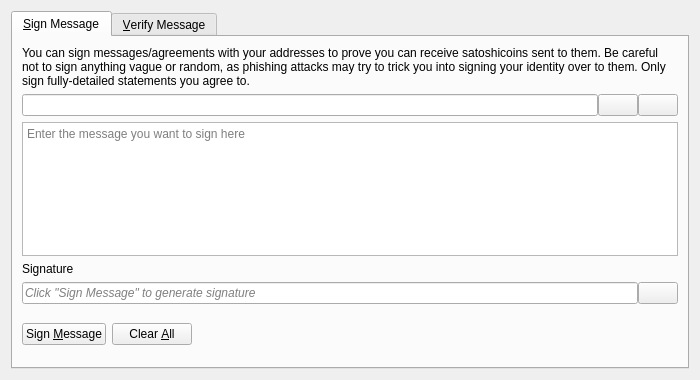
<?xml version="1.0" encoding="UTF-8"?>
<ui version="4.0">
 <class>SignVerifyMessageDialog</class>
 <widget class="QDialog" name="SignVerifyMessageDialog">
  <property name="geometry">
   <rect>
    <x>0</x>
    <y>0</y>
    <width>700</width>
    <height>380</height>
   </rect>
  </property>
  <property name="windowTitle">
   <string>Signatures - Sign / Verify a Message</string>
  </property>
  <property name="modal">
   <bool>true</bool>
  </property>
  <layout class="QVBoxLayout" name="verticalLayout">
   <item>
    <widget class="QTabWidget" name="tabWidget">
     <property name="currentIndex">
      <number>0</number>
     </property>
     <widget class="QWidget" name="tabSignMessage">
      <attribute name="title">
       <string>&amp;Sign Message</string>
      </attribute>
      <layout class="QVBoxLayout" name="verticalLayout_SM">
       <item>
        <widget class="QLabel" name="infoLabel_SM">
         <property name="text">
          <string>You can sign messages/agreements with your addresses to prove you can receive satoshicoins sent to them. Be careful not to sign anything vague or random, as phishing attacks may try to trick you into signing your identity over to them. Only sign fully-detailed statements you agree to.</string>
         </property>
         <property name="textFormat">
          <enum>Qt::PlainText</enum>
         </property>
         <property name="wordWrap">
          <bool>true</bool>
         </property>
        </widget>
       </item>
       <item>
        <layout class="QHBoxLayout" name="horizontalLayout_1_SM">
         <property name="spacing">
          <number>0</number>
         </property>
         <item>
          <widget class="QValidatedLineEdit" name="addressIn_SM">
           <property name="toolTip">
            <string>The Satoshi Coin address to sign the message with</string>
           </property>
          </widget>
         </item>
         <item>
          <widget class="QPushButton" name="addressBookButton_SM">
           <property name="toolTip">
            <string>Choose previously used address</string>
           </property>
           <property name="text">
            <string/>
           </property>
           <property name="icon">
            <iconset resource="../bitcoin.qrc">
             <normaloff>:/icons/address-book</normaloff>:/icons/address-book</iconset>
           </property>
           <property name="shortcut">
            <string>Alt+A</string>
           </property>
           <property name="autoDefault">
            <bool>false</bool>
           </property>
          </widget>
         </item>
         <item>
          <widget class="QPushButton" name="pasteButton_SM">
           <property name="toolTip">
            <string>Paste address from clipboard</string>
           </property>
           <property name="text">
            <string/>
           </property>
           <property name="icon">
            <iconset resource="../bitcoin.qrc">
             <normaloff>:/icons/editpaste</normaloff>:/icons/editpaste</iconset>
           </property>
           <property name="shortcut">
            <string>Alt+P</string>
           </property>
           <property name="autoDefault">
            <bool>false</bool>
           </property>
          </widget>
         </item>
        </layout>
       </item>
       <item>
        <widget class="QPlainTextEdit" name="messageIn_SM">
         <property name="toolTip">
          <string>Enter the message you want to sign here</string>
         </property>
         <property name="placeholderText">
          <string>Enter the message you want to sign here</string>
         </property>
        </widget>
       </item>
       <item>
        <widget class="QLabel" name="signatureLabel_SM">
         <property name="text">
          <string>Signature</string>
         </property>
         <property name="textFormat">
          <enum>Qt::PlainText</enum>
         </property>
        </widget>
       </item>
       <item>
        <layout class="QHBoxLayout" name="horizontalLayout_2_SM">
         <property name="spacing">
          <number>0</number>
         </property>
         <item>
          <widget class="QLineEdit" name="signatureOut_SM">
           <property name="placeholderText">
            <string>Click "Sign Message" to generate signature</string>
           </property>
           <property name="font">
            <font>
             <italic>true</italic>
            </font>
           </property>
           <property name="readOnly">
            <bool>true</bool>
           </property>
          </widget>
         </item>
         <item>
          <widget class="QPushButton" name="copySignatureButton_SM">
           <property name="toolTip">
            <string>Copy the current signature to the system clipboard</string>
           </property>
           <property name="text">
            <string/>
           </property>
           <property name="icon">
            <iconset resource="../bitcoin.qrc">
             <normaloff>:/icons/editcopy</normaloff>:/icons/editcopy</iconset>
           </property>
           <property name="autoDefault">
            <bool>false</bool>
           </property>
          </widget>
         </item>
        </layout>
       </item>
       <item>
        <layout class="QHBoxLayout" name="horizontalLayout_3_SM">
         <item>
          <widget class="QPushButton" name="signMessageButton_SM">
           <property name="toolTip">
            <string>Sign the message to prove you own this Satoshi Coin address</string>
           </property>
           <property name="text">
            <string>Sign &amp;Message</string>
           </property>
           <property name="icon">
            <iconset resource="../bitcoin.qrc">
             <normaloff>:/icons/edit</normaloff>:/icons/edit</iconset>
           </property>
           <property name="autoDefault">
            <bool>false</bool>
           </property>
          </widget>
         </item>
         <item>
          <widget class="QPushButton" name="clearButton_SM">
           <property name="toolTip">
            <string>Reset all sign message fields</string>
           </property>
           <property name="text">
            <string>Clear &amp;All</string>
           </property>
           <property name="icon">
            <iconset resource="../bitcoin.qrc">
             <normaloff>:/icons/remove</normaloff>:/icons/remove</iconset>
           </property>
           <property name="autoDefault">
            <bool>false</bool>
           </property>
          </widget>
         </item>
         <item>
          <spacer name="horizontalSpacer_1_SM">
           <property name="orientation">
            <enum>Qt::Horizontal</enum>
           </property>
           <property name="sizeHint" stdset="0">
            <size>
             <width>40</width>
             <height>48</height>
            </size>
           </property>
          </spacer>
         </item>
         <item>
          <widget class="QLabel" name="statusLabel_SM">
           <property name="font">
            <font>
             <weight>75</weight>
             <bold>true</bold>
            </font>
           </property>
           <property name="text">
            <string/>
           </property>
           <property name="wordWrap">
            <bool>true</bool>
           </property>
          </widget>
         </item>
         <item>
          <spacer name="horizontalSpacer_2_SM">
           <property name="orientation">
            <enum>Qt::Horizontal</enum>
           </property>
           <property name="sizeHint" stdset="0">
            <size>
             <width>40</width>
             <height>48</height>
            </size>
           </property>
          </spacer>
         </item>
        </layout>
       </item>
      </layout>
     </widget>
     <widget class="QWidget" name="tabVerifyMessage">
      <attribute name="title">
       <string>&amp;Verify Message</string>
      </attribute>
      <layout class="QVBoxLayout" name="verticalLayout_VM">
       <item>
        <widget class="QLabel" name="infoLabel_VM">
         <property name="text">
          <string>Enter the receiver's address, message (ensure you copy line breaks, spaces, tabs, etc. exactly) and signature below to verify the message. Be careful not to read more into the signature than what is in the signed message itself, to avoid being tricked by a man-in-the-middle attack. Note that this only proves the signing party receives with the address, it cannot prove sendership of any transaction!</string>
         </property>
         <property name="textFormat">
          <enum>Qt::PlainText</enum>
         </property>
         <property name="alignment">
          <set>Qt::AlignLeading|Qt::AlignLeft|Qt::AlignTop</set>
         </property>
         <property name="wordWrap">
          <bool>true</bool>
         </property>
        </widget>
       </item>
       <item>
        <layout class="QHBoxLayout" name="horizontalLayout_1_VM">
         <property name="spacing">
          <number>0</number>
         </property>
         <item>
          <widget class="QValidatedLineEdit" name="addressIn_VM">
           <property name="toolTip">
            <string>The Satoshi Coin address the message was signed with</string>
           </property>
          </widget>
         </item>
         <item>
          <widget class="QPushButton" name="addressBookButton_VM">
           <property name="toolTip">
            <string>Choose previously used address</string>
           </property>
           <property name="text">
            <string/>
           </property>
           <property name="icon">
            <iconset resource="../bitcoin.qrc">
             <normaloff>:/icons/address-book</normaloff>:/icons/address-book</iconset>
           </property>
           <property name="shortcut">
            <string>Alt+A</string>
           </property>
           <property name="autoDefault">
            <bool>false</bool>
           </property>
          </widget>
         </item>
        </layout>
       </item>
       <item>
        <widget class="QPlainTextEdit" name="messageIn_VM">
          <property name="toolTip">
            <string>The signed message to verify</string>
          </property>
          <property name="placeholderText">
            <string>The signed message to verify</string>
          </property>
        </widget>
       </item>
       <item>
        <widget class="QValidatedLineEdit" name="signatureIn_VM">
          <property name="toolTip">
            <string>The signature given when the message was signed</string>
          </property>
          <property name="placeholderText">
            <string>The signature given when the message was signed</string>
          </property>
        </widget>
       </item>
       <item>
        <layout class="QHBoxLayout" name="horizontalLayout_2_VM">
         <item>
          <widget class="QPushButton" name="verifyMessageButton_VM">
           <property name="toolTip">
            <string>Verify the message to ensure it was signed with the specified Satoshi Coin address</string>
           </property>
           <property name="text">
            <string>Verify &amp;Message</string>
           </property>
           <property name="icon">
            <iconset resource="../bitcoin.qrc">
             <normaloff>:/icons/transaction_0</normaloff>:/icons/transaction_0</iconset>
           </property>
           <property name="autoDefault">
            <bool>false</bool>
           </property>
          </widget>
         </item>
         <item>
          <widget class="QPushButton" name="clearButton_VM">
           <property name="toolTip">
            <string>Reset all verify message fields</string>
           </property>
           <property name="text">
            <string>Clear &amp;All</string>
           </property>
           <property name="icon">
            <iconset resource="../bitcoin.qrc">
             <normaloff>:/icons/remove</normaloff>:/icons/remove</iconset>
           </property>
           <property name="autoDefault">
            <bool>false</bool>
           </property>
          </widget>
         </item>
         <item>
          <spacer name="horizontalSpacer_1_VM">
           <property name="orientation">
            <enum>Qt::Horizontal</enum>
           </property>
           <property name="sizeHint" stdset="0">
            <size>
             <width>40</width>
             <height>48</height>
            </size>
           </property>
          </spacer>
         </item>
         <item>
          <widget class="QLabel" name="statusLabel_VM">
           <property name="font">
            <font>
             <weight>75</weight>
             <bold>true</bold>
            </font>
           </property>
           <property name="text">
            <string/>
           </property>
           <property name="wordWrap">
            <bool>true</bool>
           </property>
          </widget>
         </item>
         <item>
          <spacer name="horizontalSpacer_2_VM">
           <property name="orientation">
            <enum>Qt::Horizontal</enum>
           </property>
           <property name="sizeHint" stdset="0">
            <size>
             <width>40</width>
             <height>48</height>
            </size>
           </property>
          </spacer>
         </item>
        </layout>
       </item>
      </layout>
     </widget>
    </widget>
   </item>
  </layout>
 </widget>
 <customwidgets>
  <customwidget>
   <class>QValidatedLineEdit</class>
   <extends>QLineEdit</extends>
   <header>qt/qvalidatedlineedit.h</header>
  </customwidget>
 </customwidgets>
 <resources>
  <include location="../bitcoin.qrc"/>
 </resources>
 <connections/>
</ui>
